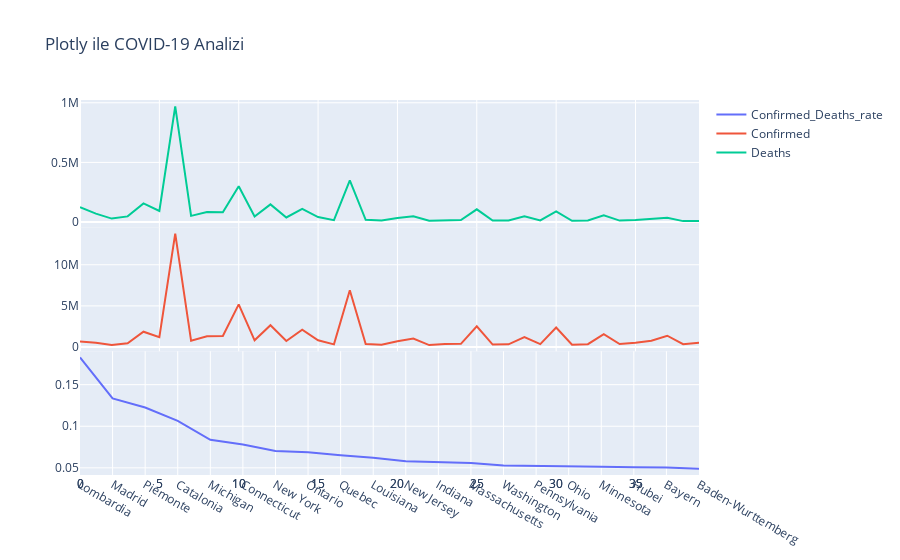

Notebook source saved alongside this figure:
### Code cell
# Görselleştirme stringleri

layout = go.Layout(
    xaxis=dict(
        domain=[0, 1] # Hangisi nereye gelicek konum
    ),
    yaxis=dict(
        domain=[0, 1]
    ),
    xaxis2=dict(
        domain=[0, 1]
    ),
    xaxis3=dict(
        domain=[0, 1],
        
    ),
    yaxis1=dict(
        domain=[0, 0.33],
        
    ),
    yaxis2=dict(
        domain=[0.33, 0.66],
        
    ),
    yaxis3=dict(
        domain=[0.66, 1]
    ),
    title = 'Plotly ile COVID-19 Analizi'
)
fig = go.Figure(data=data, layout=layout)
iplot(fig)

### Figure 1 — Plotly figure (JSON) as saved in the notebook; plotly's stock layout.template omitted (floating-point values rounded to 4 significant figures)
{"data": [{"name": "Confirmed_Deaths_rate", "type": "scatter", "x": ["Lombardia", "Madrid", "Piemonte", "Catalonia", "Michigan", "Connecticut", "New York", "Ontario", "Quebec", "Louisiana", "New Jersey", "Indiana", "Massachusetts", "Washington", "Pennsylvania", "Ohio", "Minnesota", "Hubei", "Bayern", "Baden-Wurttemberg"], "y": [0.1827, 0.1334, 0.1226, 0.1066, 0.08375, 0.07805, 0.07036, 0.06859, 0.06504, 0.06205, 0.05789, 0.05707, 0.05584, 0.05292, 0.05259, 0.05168, 0.05133, 0.05062, 0.0504, 0.04882]}, {"name": "Confirmed", "type": "scatter", "xaxis": "x2", "y": [679667, 530972, 236806, 445838, 1861868, 1193808, 13781674, 757069, 1294205, 1329602, 5188331, 813766, 2652916, 728688, 2103659, 814673, 318180, 6906695, 366507, 271955, 690777, 1033203, 235935, 364776, 380500, 2514328, 290656, 319566, 1200925, 348280, 2365035, 283172, 343891, 1571717, 358961, 508798, 759776, 1370088, 345756, 532120], "yaxis": "y2"}, {"name": "Deaths", "type": "scatter", "xaxis": "x3", "y": [124205, 70840, 29027, 47514, 155934, 93171, 969736, 51930, 84170, 82507, 300329, 46444, 148138, 38559, 110627, 42104, 16333, 349619, 18472, 13276, 33564, 48664, 10652, 15902, 16383, 106800, 12103, 13208, 49091, 14032, 90026, 10547, 12673, 56368, 12426, 17306, 25267, 35949, 7850, 9206], "yaxis": "y3"}], "layout": {"title": {"text": "Plotly ile COVID-19 Analizi"}, "xaxis": {"domain": [0, 1]}, "xaxis2": {"domain": [0, 1]}, "xaxis3": {"domain": [0, 1]}, "yaxis": {"domain": [0, 0.33]}, "yaxis2": {"domain": [0.33, 0.66]}, "yaxis3": {"domain": [0.66, 1]}}}
